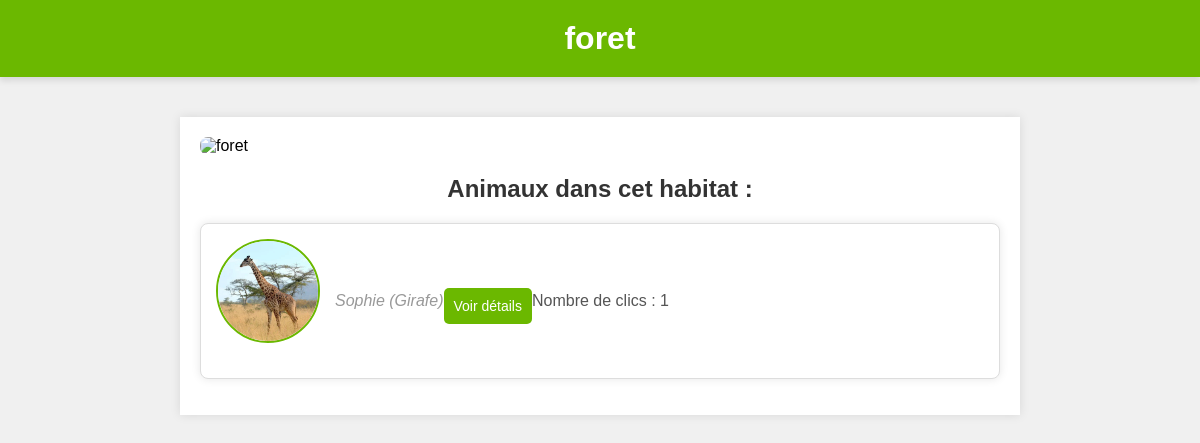
/habitats/foret.php, run on the app's committed database.
### tables this page shows
CREATE TABLE `animals` (
  `id` int(11) NOT NULL,
  `name` varchar(255) NOT NULL,
  `breed` varchar(255) NOT NULL,
  `image_url` varchar(255) DEFAULT NULL,
  `status` varchar(50) DEFAULT NULL,
  `food_type` varchar(255) DEFAULT NULL,
  `food_amount` int(11) DEFAULT NULL,
  `feeding_time` datetime DEFAULT NULL,
  `vet_visit_date` date DEFAULT NULL,
  `details` text DEFAULT NULL,
  `habitat_id` int(11) DEFAULT NULL,
  `click_count` int(11) DEFAULT 0
);

### habitats/foret.php (the view, shortened to what this page needs)
<?php
$conn = new mysqli('localhost', 'root', '', 'ecf');
$habitat_name = 'foret';
$sql = "SELECT animals.id, animals.name, animals.breed, animals.image_url,
               animals.food_type, animals.food_amount, animals.feeding_time,
               animals.vet_visit_date, animals.details, animals.click_count
        FROM animals
        JOIN habitats ON animals.habitat_id = habitats.id
        WHERE habitats.name = ?";
$stmt = $conn->prepare($sql);
$stmt->bind_param("s", $habitat_name);
$stmt->execute();
$result = $stmt->get_result();
$animals_list = "";
if ($result->num_rows > 0) {
    while ($animal = $result->fetch_assoc()) {
        $imagePath = "../admin/" . $animal['image_url'];
        if (!empty($animal['image_url']) && file_exists($imagePath)) {
            $animals_list .= "
                <li>
                    <img src='$imagePath' alt='$animal[name]'>
                    <p>$animal[name] ($animal[breed])</p>
                    <button class='details-button' onclick='showDetails(" . json_encode($animal) . ")'>Voir détails</button>
                    <p>Nombre de clics : <span id='click-counter-{$animal['id']}'>{$animal['click_count']}</span></p>
                </li>";
        }
    }
} else {
    $animals_list = "<p>Aucun animal dans cet habitat.</p>";
}
?>
<!DOCTYPE html>
<html lang="fr">
<head>
    <link rel="stylesheet" href="../css/createhabitat.css">
</head>
<body>
    <header>
        <h1><?php echo $habitat_name; ?></h1>
    </header>
    <main>
        <img src="../uploads/<?php echo $image_url; ?>" alt="<?php echo $habitat_name; ?>">
        <h2>Animaux dans cet habitat :</h2>
        <ul>
            <?php echo $animals_list; ?>
        </ul>
    </main>
</body>
</html>

### css/createhabitat.css (style rules this page uses)
body { font-family: Arial, sans-serif; margin: 0; padding: 0; background-color: #f4f4f4; }
header { background-color: #6BB800; color: white; padding: 20px; text-align: center; box-shadow: 0 4px 6px rgba(0, 0, 0, 0.1); }
main { max-width: 800px; margin: 40px auto; background-color: white; padding: 20px; box-shadow: 0 0 10px rgba(0, 0, 0, 0.1); }
main img { width: 100%; height: auto; margin-bottom: 20px; border-radius: 8px; }
h2 { color: #333; margin-bottom: 20px; text-align: center; }
ul { list-style-type: none; padding: 0; }
li { display: flex; align-items: center; margin-bottom: 20px; padding: 10px; background-color: #f9f9f9; border: 1px solid #ddd; border-radius: 8px; box-shadow: 0 2px 4px rgba(0, 0, 0, 0.05); }
li img { width: 100px; height: 100px; object-fit: cover; border-radius: 50%; margin-right: 20px; border: 2px solid #6BB800; }
li p { margin: 0; color: #555; font-size: 16px; }
li p:first-of-type { font-style: italic; color: #999; }
body { font-family: Arial, sans-serif; background-color: #f0f0f0; margin: 0; padding: 0; }
header { background-color: #6BB800; padding: 20px; text-align: center; color: white; }
h1 { margin: 0; }
main { padding: 20px; }
img { max-width: 100%; height: auto; display: block; margin-bottom: 20px; }
li { background-color: white; padding: 15px; margin: 10px 0; border-radius: 8px; box-shadow: 0 0 10px rgba(0, 0, 0, 0.1); display: flex; align-items: center; }
li img { width: 100px; height: 100px; object-fit: cover; border-radius: 50%; margin-right: 15px; }
li p { margin: 0; font-size: 16px; }
.details-button { background-color: #6BB800; color: white; padding: 10px; border: none; border-radius: 5px; cursor: pointer; font-size: 14px; margin-top: 10px; }
button { margin-top: 10px; }

### data on the page
animals: image_url (picture), name "Sophie", breed "Girafe", click_count "1"

### other printed values
$habitat_name "foret"
